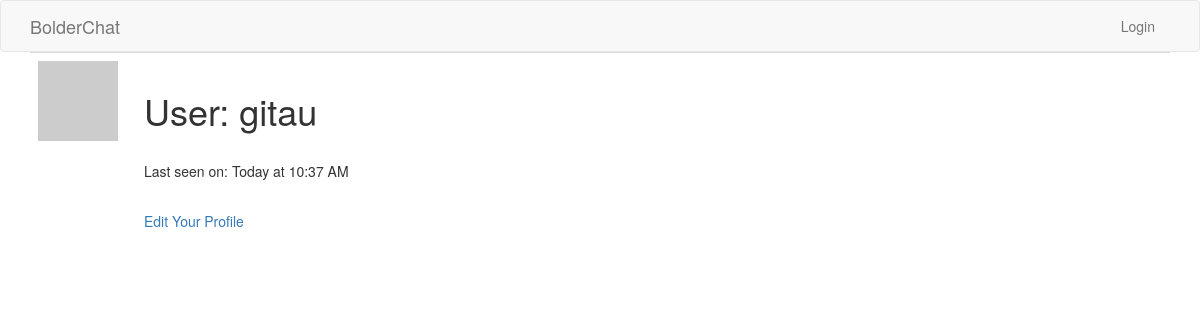
The page /profile/gitau on the database as committed earlier.
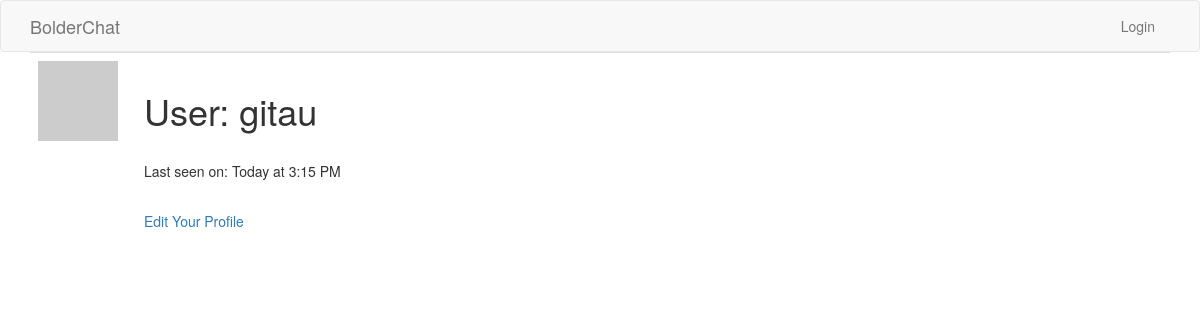
The same page on the database as committed later.
### app/models.py (models this page shows, shortened)
class User(UserMixin, db.Model):
    id = db.Column(db.Integer, primary_key = True)
    first_name = db.Column(db.String(64), index=True, unique=True)
    last_name = db.Column(db.String(64), index=True, unique=True)
    username = db.Column(db.String(64), index=True, unique=True)
    email = db.Column(db.String(120), index=True, unique=True)
    password_hash = db.Column(db.String(128))
    about_me = db.Column(db.String(140))
    last_seen = db.Column(db.DateTime, default=datetime.utcnow)
    def avatar(self, size):
        digest = md5(self.email.lower().encode('utf-8')).hexdigest()
        return 'https://www.gravatar.com/avatar/{}?d=identicon&s={}'.format(digest, size)

### app/main/routes.py (the view)
@bp.route('/profile/<username>')
def profile(username):
    user = User.query.filter_by(username = username).first_or_404()
    return render_template('profile.html', title = 'Profile', user = user)

### app/main/routes.py (called while the page is built)
@bp.before_request
def before_request():
    if current_user.is_authenticated:
        current_user.last_seen = datetime.utcnow()
        db.session.commit()

### app/templates/profile.html (shortened to what this page needs)
{% extends 'base.html' %}
{% import 'bootstrap/wtf.html' as wtf %}
{% block app_content %}
        <div class="row">
            <div class="col-sm-12 col-md-12 col-lg-12 col-xl-12">
                <table class="table table-hover">
                    <tr valign="top">
                        <td width="70px"><img src="{{ user.avatar(128) }}"></td>
                        <td>
                            <h1>User: {{ user.username }}</h1>
                            {% if user.last_seen %}<p>Last seen on: {{ moment(user.last_seen).calendar() }}</p>{% endif %}
                            <p>
                                <a href="{{ url_for('main.edit_profile') }}">Edit Your Profile</a>
                            </p>
                        </td>
                    </tr>
                </table>
            </div>
        </div>
{% endblock %}

Rows that differ between the two databases and show on the page:
changed User "gitau": last_seen "Today at 10:37 AM" → "Today at 3:15 PM"
